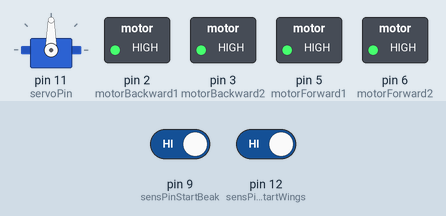
A sketch run on a simulated Arduino Uno, built with avr-gcc and run on an emulated ATmega328P. Shown: servo, switched loads named in the sketch (green lamp = pin HIGH). Dashed ring = blinking. The test bench sets the inputs (shaded band); at power-on: pin 9 (sensPinStartBeak) HIGH, pin 12 (sensPinStartWings) HIGH.

Above: at 1.2 s.
1.3 s: pin 9 (sensPinStartBeak) driven LOW
At 1.62 s:
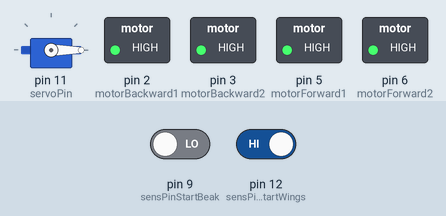
4.3 s: pin 12 (sensPinStartWings) driven LOW
At 5.75 s:
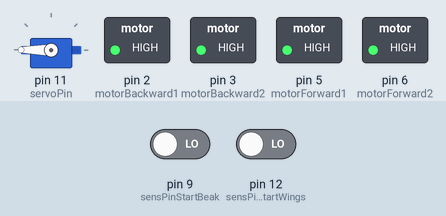
7.3 s: pin 12 (sensPinStartWings) driven HIGH
At 7.62 s:
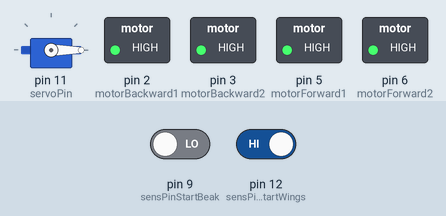
10.3 s: pin 9 (sensPinStartBeak) driven HIGH
At 10.3 s:
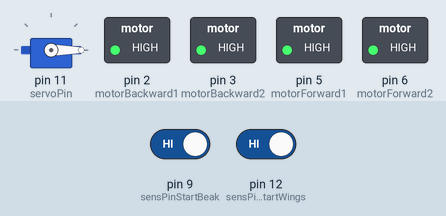
Timing chart, 0 to 12.8 s (numbered marks = the images above; inputs shaded):
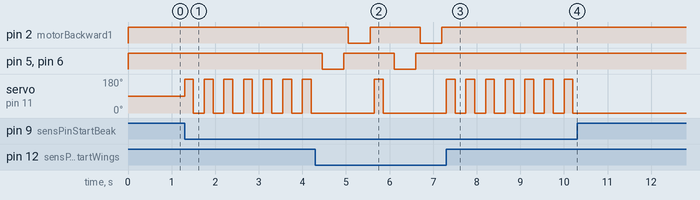

Measured:
- after the input at 1.3 s, servo on pin 11 (servoPin): alternates 180° for 0.20 s and 0° for 0.25 s, starting at once
- after the input at 4.3 s, pin 2 (motorBackward1): alternates HIGH for 1.2 s and LOW for 0.50 s, starting after 0.75 s; pin 5 (motorForward1), pin 6 (motorForward2): alternates HIGH for 1.2 s and LOW for 0.50 s, starting after 0.15 s
- after the input at 7.3 s, pin 2 (motorBackward1): stays HIGH (without the input it goes to LOW after 1.1 s); pin 5 (motorForward1), pin 6 (motorForward2): stops changing and stays HIGH; servo on pin 11 (servoPin): alternates 180° for 0.20 s and 0° for 0.25 s, starting after 0.45 s
- after the input at 10.3 s, servo on pin 11 (servoPin): stops changing and stays 0°

The sketch:

bird.ino
```cpp
#include <Servo.h>
Servo servo;

// motor 4-reley logic
#define motorForward1 5
#define motorForward2 6
#define motorBackward1 2
#define motorBackward2 3

#define servoPin 11
#define sensPinStartWings 12
#define sensPinStartBeak 9

int distance = 180; // servo angle
int motorDelayForward = 500; // motorForward work time
int motorDelayBackward = 500; // motorBackward work time
boolean motorWorkLogic = HIGH; // default state for motor off

int sensStartWings, sensStartBeak;

void setup()
{
  pinMode(sensPinStartWings, INPUT);
  pinMode(sensPinStartBeak, INPUT);
  digitalWrite(sensPinStartWings, HIGH);
  digitalWrite(sensPinStartBeak, HIGH);

  pinMode(motorBackward1, OUTPUT);
  pinMode(motorBackward2, OUTPUT);
  pinMode(motorForward1, OUTPUT);
  pinMode(motorForward2, OUTPUT);

  digitalWrite(motorBackward1, motorWorkLogic);
  digitalWrite(motorBackward2, motorWorkLogic);
  digitalWrite(motorForward1, motorWorkLogic);
  digitalWrite(motorForward2, motorWorkLogic);

  servo.attach(servoPin);
}

void checkSens()
{
  sensStartWings = digitalRead(sensPinStartWings);
  sensStartBeak = digitalRead(sensPinStartBeak);
}

void moveBeak(int action)
{
  switch (action)
  {
  case 1: // open beak
    servo.write(distance);
    break;
  case 2: // close beak
    servo.write(0);
    break;
  }
}

void moveWings(int action)
{
  switch (action)
  {
  case 1: // wings Up
    digitalWrite(motorForward1, !motorWorkLogic);
    digitalWrite(motorForward2, !motorWorkLogic);
    delay(motorDelayForward);
    digitalWrite(motorForward1, motorWorkLogic);
    digitalWrite(motorForward2, motorWorkLogic);
    break;
  case 2: // wings Down
    digitalWrite(motorBackward1, !motorWorkLogic);
    digitalWrite(motorBackward1, !motorWorkLogic);
    delay(motorDelayBackward);
    digitalWrite(motorBackward1, motorWorkLogic);
    digitalWrite(motorBackward2, motorWorkLogic);
    break;
  }
}

void loop()
{
  checkSens();
  if (!sensStartWings)
  {
    moveWings(1);
    delay(100);
    moveWings(2);
    delay(100);
  }
  if (!sensStartBeak)
  {
    moveBeak(1);
    delay(200);
    moveBeak(2);
    delay(200);
  }
  delay(50);
}
```
